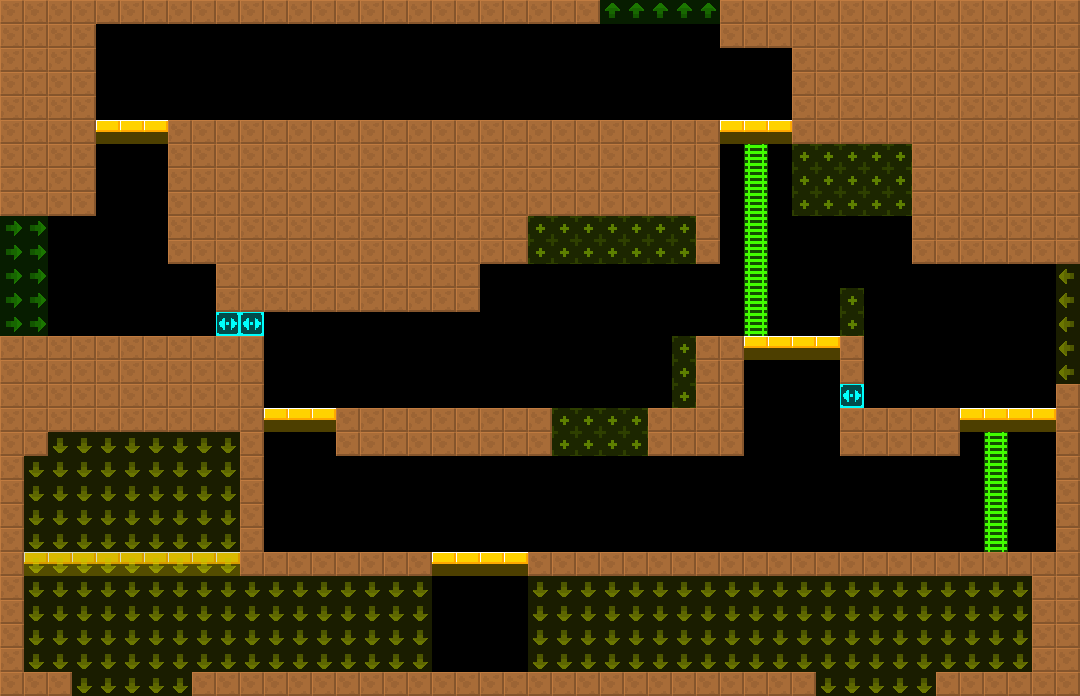

A level layout from a 2D game, rendered from its tile map. Below: a short description, then the map file with tile-grid data replaced by summaries:
An orthogonal 45x29 tile map with 24x24 px tiles, 2 tile layers (col, lnk), 2 tilesets and 3 objects (FakeBlackWall, BreakableGround, Door).

<map version="1.4" tiledversion="1.4.2" orientation="orthogonal" renderorder="right-down" width="45" height="29" tilewidth="24" tileheight="24" infinite="0" nextlayerid="4" nextobjectid="8">
 <tileset firstgid="6" source="../../lnk.tsx" />
 <tileset firstgid="1" source="../../col.tsx" />
 <layer id="1" name="col" width="45" height="29">
  <data>[1305 cells, 547 non-empty, 4 distinct tile ids]</data>
 </layer>
 <layer id="2" name="lnk" width="45" height="29" opacity="0.5">
  <data>[1305 cells, 277 non-empty, 5 distinct tile ids]</data>
 </layer>
 <objectgroup id="3" name="markers" opacity="0.5">
  <object id="1" name="FakeBlackWall" type="FakeBlackWall" x="840" y="384" width="24" height="24">
   <properties>
    <property name="yr" value="0" />
    <property name="xr" value="0" />
   </properties>
  </object>
  <object id="2" name="BreakableGround" type="BreakableGround" x="552" y="408" width="96" height="48">
   <properties>
    <property name="yr" value="0" />
    <property name="xr" value="0" />
   </properties>
  </object>
  <object id="3" name="Door" type="Door" x="840" y="528" width="24" height="24">
   <properties>
    <property name="yr" value="0" />
    <property name="xr" value="0" />
   </properties>
  </object>
 </objectgroup>
</map>
